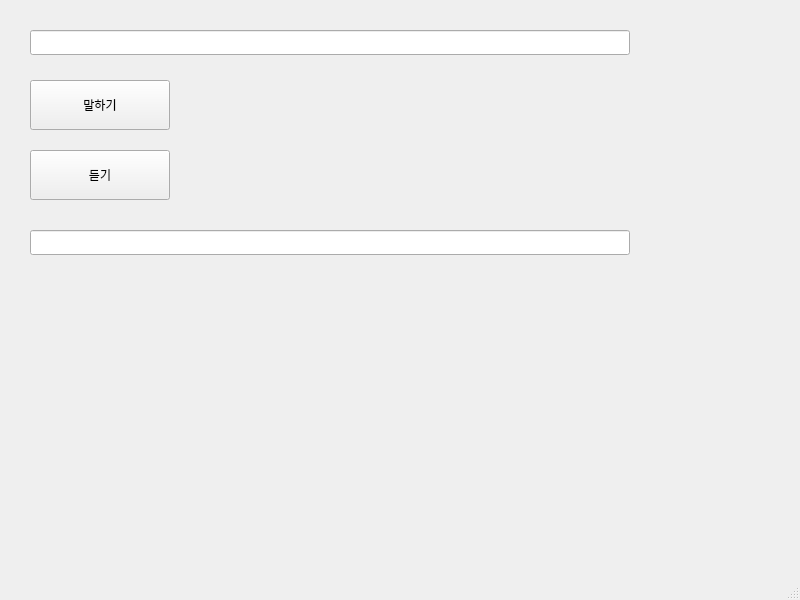
<?xml version="1.0" encoding="UTF-8"?>
<ui version="4.0">
 <class>MainWindow</class>
 <widget class="QMainWindow" name="MainWindow">
  <property name="geometry">
   <rect>
    <x>0</x>
    <y>0</y>
    <width>800</width>
    <height>600</height>
   </rect>
  </property>
  <property name="windowTitle">
   <string>MainWindow</string>
  </property>
  <widget class="QWidget" name="centralwidget">
   <widget class="QPushButton" name="btnSay">
    <property name="geometry">
     <rect>
      <x>30</x>
      <y>80</y>
      <width>140</width>
      <height>50</height>
     </rect>
    </property>
    <property name="text">
     <string>말하기</string>
    </property>
   </widget>
   <widget class="QLineEdit" name="edSay">
    <property name="geometry">
     <rect>
      <x>30</x>
      <y>30</y>
      <width>600</width>
      <height>25</height>
     </rect>
    </property>
   </widget>
   <widget class="QPushButton" name="btnListen">
    <property name="geometry">
     <rect>
      <x>30</x>
      <y>150</y>
      <width>140</width>
      <height>50</height>
     </rect>
    </property>
    <property name="text">
     <string>듣기</string>
    </property>
   </widget>
   <widget class="QLineEdit" name="edListen">
    <property name="geometry">
     <rect>
      <x>30</x>
      <y>230</y>
      <width>600</width>
      <height>25</height>
     </rect>
    </property>
   </widget>
  </widget>
  <widget class="QMenuBar" name="menubar">
   <property name="geometry">
    <rect>
     <x>0</x>
     <y>0</y>
     <width>800</width>
     <height>27</height>
    </rect>
   </property>
  </widget>
  <widget class="QStatusBar" name="statusbar"/>
 </widget>
 <resources/>
 <connections/>
</ui>
